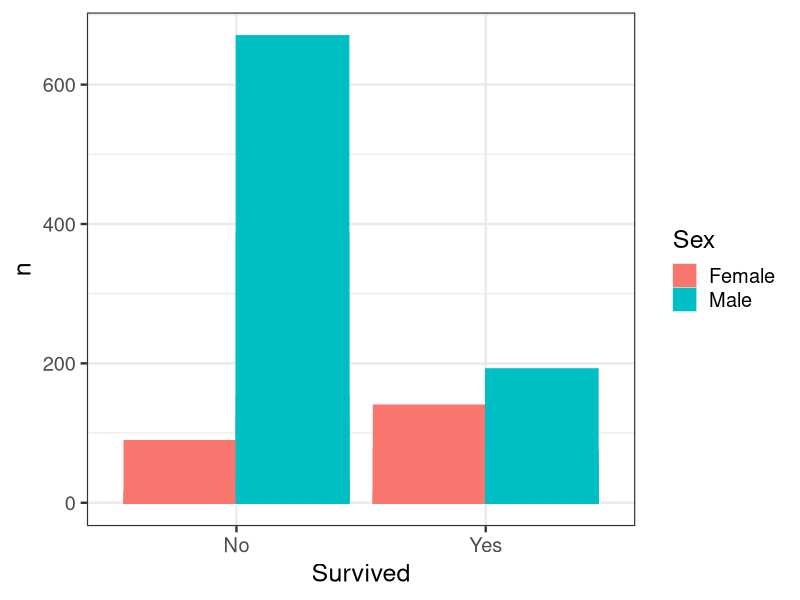
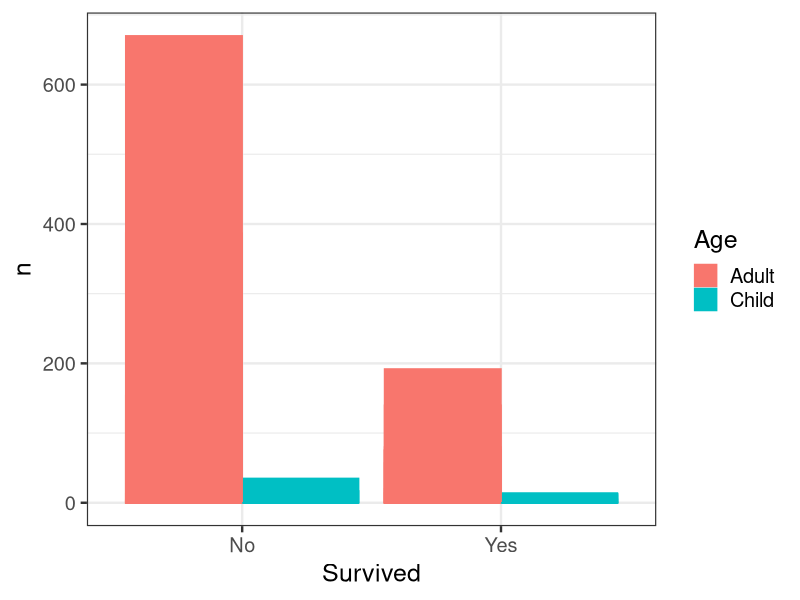
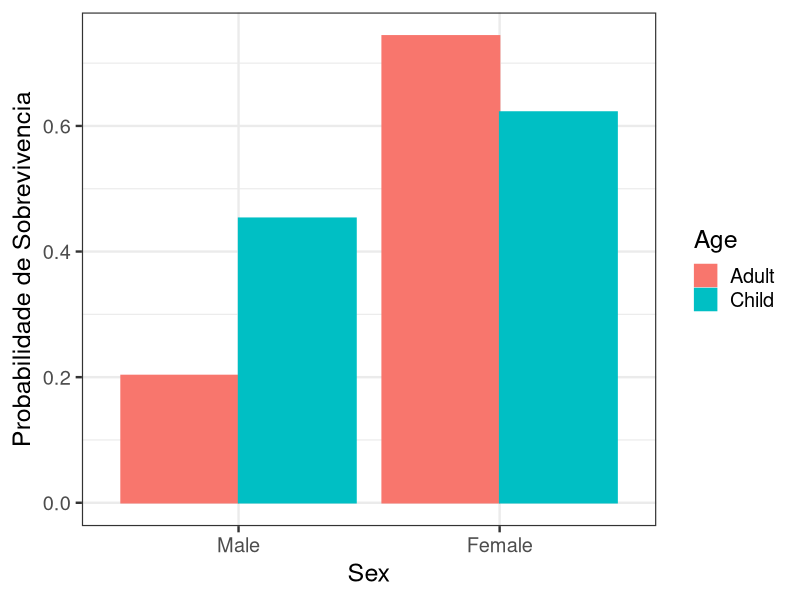

Here is the R script that generated these plots, in order: (Note: this script raises an error after producing the figures.)
### R code from vignette source 'Aula5_Logistic.Rnw'
### Encoding: UTF-8

###################################################
### code chunk number 1: Aula5_Logistic.Rnw:83-86
###################################################

suppressPackageStartupMessages(library(tidyverse))


###################################################
### code chunk number 2: Aula5_Logistic.Rnw:143-144
###################################################
data(Titanic)


###################################################
### code chunk number 3: Aula5_Logistic.Rnw:148-152
###################################################
Titanic2 <- as_tibble(Titanic) %>% 
  spread(Survived, n)

head(Titanic2)


###################################################
### code chunk number 4: Aula5_Logistic.Rnw:162-163
###################################################
apply(Titanic,MARGIN = c(2,4), sum)


###################################################
### code chunk number 5: Aula5_Logistic.Rnw:167-168
###################################################
apply(Titanic,MARGIN = c(3,4), sum)


###################################################
### code chunk number 6: Aula5_Logistic.Rnw:177-179
###################################################
gather(Titanic2,Survived,n,-Sex,-Age,-Class) %>%
ggplot(aes(x=Survived, y = n, color = Sex, fill=Sex)) + geom_col(position = position_dodge()) + theme_bw(base_size = 18)


###################################################
### code chunk number 7: Aula5_Logistic.Rnw:184-186
###################################################
gather(Titanic2,Survived,n,-Sex,-Age,-Class) %>%
ggplot(aes(x=Survived, y = n, color = Age, fill=Age)) + geom_bar(position = position_dodge(), stat = "identity") + theme_bw(base_size = 18)


###################################################
### code chunk number 8: Aula5_Logistic.Rnw:223-224
###################################################
head(Titanic2)


###################################################
### code chunk number 9: Aula5_Logistic.Rnw:236-244
###################################################
Titanic2 <- Titanic2 %>% 
  mutate(
    Class = factor(Class,levels = unique(Class)[c(3,2,1,4)]),
    Sex = factor(Sex, levels = unique(Sex)[c(2,1)]),
    Age = factor(Age, levels = unique(Age))
  )

glm(cbind(Yes, No)~ Sex, Titanic2, family=binomial())


###################################################
### code chunk number 10: Aula5_Logistic.Rnw:248-249
###################################################
glm(cbind(Yes, No)~ Age, Titanic2, family=binomial())


###################################################
### code chunk number 11: Aula5_Logistic.Rnw:262-263
###################################################
glm(cbind(Yes, No)~ Sex + Age, Titanic2, family=binomial())


###################################################
### code chunk number 12: Aula5_Logistic.Rnw:271-274
###################################################
Titanic3 <- Titanic2 %>%  group_by(Sex,Age) %>% summarise(Yes = sum(Yes), No = sum(No)) %>% mutate(Prop = Yes / (Yes + No)) 

ggplot(Titanic3, aes(x=Sex, y = Prop, color = Age, fill=Age)) + geom_col(position = position_dodge()) + theme_bw(base_size = 18) + ylab("Probabilidade de Sobrevivencia")


###################################################
### code chunk number 13: Aula5_Logistic.Rnw:291-292
###################################################
(glm(cbind(Yes, No)~ Age, filter(Titanic2, Sex == "Male"), family=binomial()))


###################################################
### code chunk number 14: Aula5_Logistic.Rnw:296-297
###################################################
(glm(cbind(Yes, No)~ Age, filter(Titanic2, Sex == "Female"), family=binomial()))


###################################################
### code chunk number 15: Aula5_Logistic.Rnw:309-316
###################################################
Titanic2 <- mutate(Titanic2, 
                   AgeSex = paste(Age,Sex,sep=":"),
                   AgeSex = factor(AgeSex, 
                                   levels = unique(AgeSex)[c(3,4,2,1)])
) %>% filter( !(Class == "Crew" & Age == "Child") )
output <- glm(cbind(Yes, No)~ AgeSex, Titanic2, family=binomial())
xtable(output)


###################################################
### code chunk number 16: Aula5_Logistic.Rnw:329-340
###################################################
aux <- predict(output, newdata = data.frame(AgeSex = output$xlevels$AgeSex), se.fit = T)


mat <- data.frame(
  Levels = output$xlevels$AgeSex,
  OR = c(1, exp(output$coefficients[-1])),
  SurvProb=output$family$linkinv(aux$fit), 
  LI=output$family$linkinv(aux$fit-1.96*aux$se.fit),
  LS=output$family$linkinv(aux$fit+1.96*aux$se.fit)
)

rownames(mat) <- NULL




###################################################
### code chunk number 17: Aula5_Logistic.Rnw:349-360
###################################################
outputSex <- glm(cbind(Yes, No)~ Sex, Titanic2, family=binomial())

outputAge <- glm(cbind(Yes, No)~ Age, Titanic2, family=binomial())

outputSexpAge <- glm(cbind(Yes, No)~ Sex + Age, Titanic2, family=binomial())

XX <- c("Age", "Sex", "Age + Sex", "AgeSex")
mat <- data.frame(
    Modelos = paste("1 +", XX),
    AIC = c(AIC(outputAge), AIC(outputSex), AIC(outputSexpAge), AIC(output))
)

(mat)


###################################################
### code chunk number 18: Aula5_Logistic.Rnw:378-380
###################################################
gather(Titanic2, Survived, n, -Class, -Sex, - Age, -AgeSex) %>%
ggplot(aes(x=Survived, y = n, color = Class, fill=Class)) + geom_bar(position = position_dodge(), stat = "identity") + theme_bw(base_size = 18)


###################################################
### code chunk number 19: Aula5_Logistic.Rnw:388-393
###################################################
output2 <- glm(cbind(Yes, No)~ AgeSex + Class, Titanic2, family=binomial())

output3 <- glm(cbind(Yes, No)~ AgeSex + AgeSex:Class, Titanic2, family=binomial())

(output2)


###################################################
### code chunk number 20: Aula5_Logistic.Rnw:403-404
###################################################
(data.frame(OR = exp(coef(output2)[-(1:4)])))


###################################################
### code chunk number 21: Aula5_Logistic.Rnw:409-412
###################################################
mat2 <- data.frame(OR.crude = exp(coef(output)[-1]),
                   OR.adj = exp(coef(output2)[2:4]))
(mat2)


###################################################
### code chunk number 22: Aula5_Logistic.Rnw:427-428
###################################################
(output3)


###################################################
### code chunk number 23: Aula5_Logistic.Rnw:436-440
###################################################
Titanic2 <- Titanic2 %>% bind_cols(Probab = output3$fitted.values)

pos1 <- position_dodge(.9)
ggplot(Titanic2 %>% mutate(n = Yes + No), aes(x=AgeSex, y=Probab, fill=Class)) + geom_col(position = pos1) + theme_bw(base_size = 18) + xlab("Age:Sex") + ylab("Fitted survival probability") + geom_text(aes(label = n), position = pos1, vjust = -.5)


